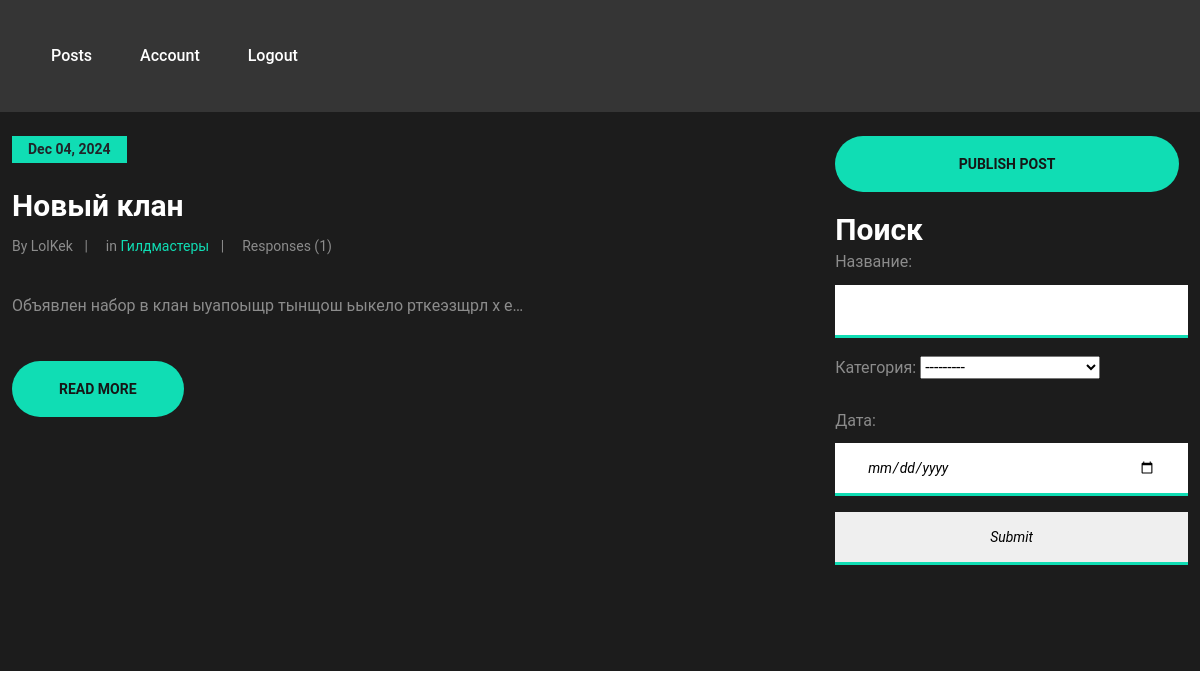
Screenshot of /account/posts/ (signed in) with the database file from the repository.
### board/models.py (models this page shows, shortened)
class Post(models.Model):
    author = models.ForeignKey(verbose_name='Автор', to=User, on_delete=models.CASCADE)
    time_in = models.DateField(auto_now_add=True)
    name = models.CharField(verbose_name='Заголовок', max_length=50, default='no name')
    text = models.TextField(verbose_name='Текст')
    category = models.ManyToManyField(Category, verbose_name='Категория', through='PostCategory', blank=False,
                                      related_name='category')
    def get_category(self):
        return ",".join([str(c) for c in self.category.all()])
    get_category.short_description = 'Категория'

class Category(models.Model):
    name = models.CharField(max_length=25, unique=True)
    def __str__(self):
        return self.name

### account/views.py (the view)
# urls.py: path('posts/', MyPostsList.as_view(), name='account_posts'),
class MyPostsList(ListView):
    model = Post
    ordering = '-time_in'
    context_object_name = 'myposts'
    template_name = 'account/acposts.html'
    def get_queryset(self):
        user = self.request.user
        queryset = Post.objects.filter(author__id=user.id)
        self.filterset = PostFilter(self.request.GET, queryset)
        return self.filterset.qs
    def get_context_data(self, **kwargs):
        context = super().get_context_data(**kwargs)
        context['filterset'] = self.filterset
        context['categories'] = Category.objects.all()
        return context

### board/templatetags/custom_filters.py (called while the page is built)
@register.filter()
def len_responses(value):
    responses = PostsResponses.objects.filter(post=value, accepted=True)
    return len(responses)

### templates/account/acposts.html (shortened to what this page needs)
{% extends 'flatpages/default.html' %}
{% load custom_filters %}
{% block content %}
<div class="row" style="margin-top: 30px">
{% if myposts %}
        <div style="display: inline-block; width: 70%">
            {% for post in myposts %}
                <div class="blog-post featured-post">
                    <div class="post-date">{{ post.time_in|date:'M d, Y' }}</div>
                    <h3>{{ post.name }}</h3>
                    <div class="post-metas">
                        <div class="post-meta">By {{ post.author }}</div>
                        <div class="post-meta">in <a href="#">
                        {% for category in post.category.all %}
                            {{ category }} {% if not forloop.last %}, {% endif %}
                            {% endfor %}</a></div>
                        <div class="post-meta">Responses ({{ post.id|len_responses }})</div>
                    </div>
                    <p>{{ post.text|truncatechars:60 }}</p>
                    <a href="http://127.0.0.1:8000/posts/{{ post.id }}" class="site-btn">Read More</a>
                </div>
            {% endfor %}
        </div>
{% endif %}
    <div style="display: inline-block; width: 30%">
        <a href="/posts/create" class="site-btn" style="padding: 21px 35%; margin-bottom: 20px">Publish post</a>
        <div class="sb-widget">
            <h3 style="color:white">Поиск</h3>
            <form class="sb-search", method="get">
                {{ filterset.form.as_p }}
                <input type="submit" placeholder="Search">
            </form>
        </div>
    </div>
</div>
{% endblock content %}

### static/css/style.css (style rules this page uses)
html, body { height: 100%; font-family: "Roboto", sans-serif; -webkit-font-smoothing: antialiased; font-smoothing: antialiased; }
h1, h2, h3, h4, h5, h6 { margin: 0; color: #111111; font-weight: 700; }
h3 { font-size: 30px; }
p { font-size: 16px; color: #8c8c8c; line-height: 1.8; }
.site-btn { display: inline-block; border: none; font-size: 14px; font-weight: 600; min-width: 164px; padding: 21px 47px; border-radius: 50px; text-transform: uppercase; background: #10ddb4; color: #161616; line-height: 1; cursor: pointer; text-align: center; }
.blog-post { margin-bottom: 70px; }
.blog-post .post-date { display: inline-block; font-size: 14px; font-weight: 700; padding: 3px 16px; margin-bottom: 25px; background: #10ddb4; }
.blog-post h3 { color: #fff; margin-bottom: 10px; }
.blog-post .post-metas { margin-bottom: 30px; }
.blog-post .post-metas .post-meta { position: relative; display: inline-block; color: #8c8c8c; font-size: 14px; padding-right: 15px; margin-right: 14px; margin-bottom: 5px; }
.blog-post .post-metas .post-meta:after { position: absolute; content: "|"; right: 0; top: 0; color: #8c8c8c; font-size: 14px; }
.blog-post .post-metas .post-meta:last-child { margin-right: 0; padding-right: 0; }
.blog-post .post-metas .post-meta:last-child:after { display: none; }
.blog-post .post-metas a { color: #ffea00; }
.blog-post.featured-post, .blog-post.review-post, .blog-post.single-post { margin-bottom: 80px; }
.blog-post.featured-post p, .blog-post.review-post p, .blog-post.single-post p { margin-bottom: 40px; }
.blog-post.featured-post .post-metas a, .blog-post.review-post .post-metas a, .blog-post.single-post .post-metas a { color: #10ddb4; }
.sb-widget { margin-bottom: 75px; }
.sb-widget:last-child { margin-bottom: 0; }
.sb-widget .sb-search input { width: 100%; height: 53px; font-size: 14px; font-style: italic; padding: 0 32px; border: none; border-bottom: 3px solid #10ddb4; }

### rows the page displays
Post: time_in "Dec 04, 2024", name "Новый клан", author "LolKek", id|len_responses "1", text "Объявлен набор в клан ыуапоыщр тынщош ьыкело рткеэзщрл х е…"
Category: name "Гилдмастеры"
